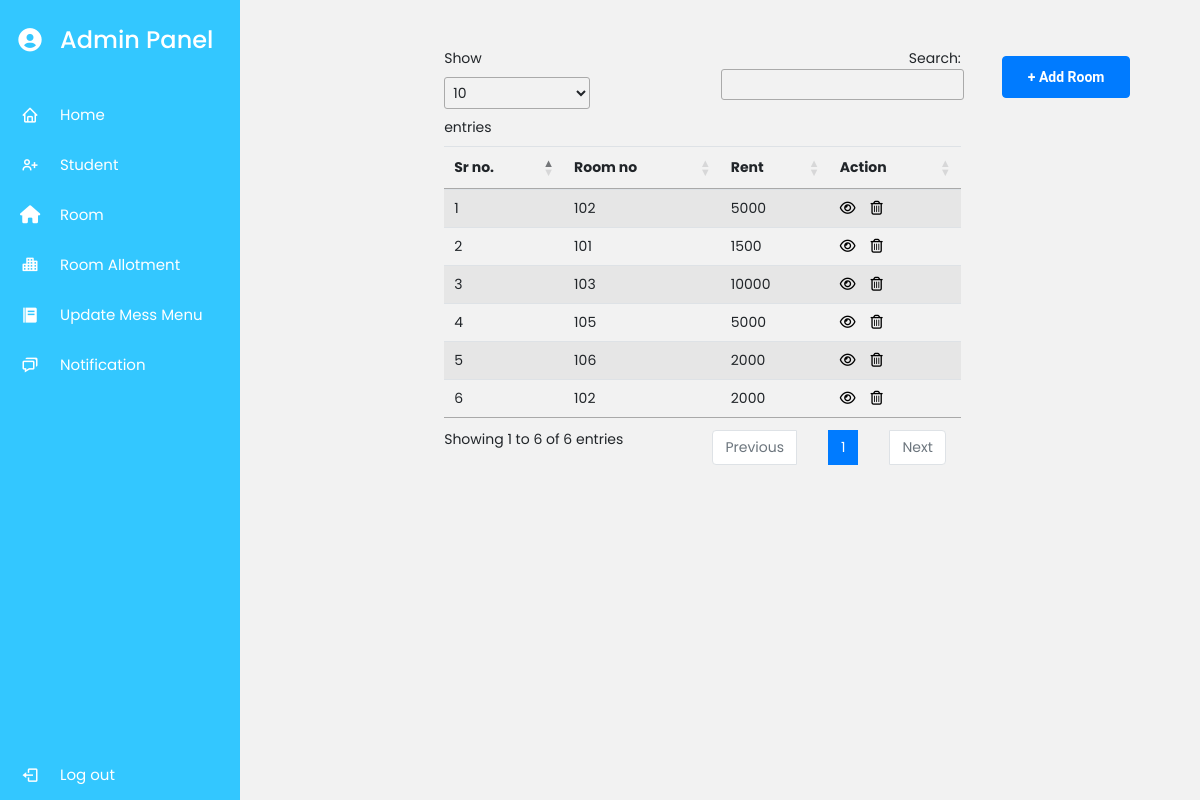
The app's page /room/ (signed in) with its own data.
### myapp/models.py (models this page shows, shortened)
class Room(models.Model):
    Details = models.CharField(max_length=150,null=True)
    Room_no = models.CharField(max_length=5,null=True)
    Beds = models.CharField(max_length=5,null=True)
    Rent = models.CharField(max_length=5,null=True)
    Floor = models.CharField(max_length=5,null=True)
    Image = models.ImageField(upload_to='room_img',null=True)

### myapp/views.py (the view)
# urls.py: path('room/',views.view_room,name='view_room'),
def view_room(request):
    if request.user.is_superuser:
        rom = Room.objects.all()
        return render(request, "view-room.html", {'rom': rom})
    else:
        return redirect("Home")

### myapp/templates/view-room.html (shortened to what this page needs)
{% extends 'admindash.html' %}
{% block content %}
   <div class="col-lg-8">
       <div class="row justify-content-around ml-8 mt-5">
           <div class="col-lg-8">
                   <a href="{% url 'add_room' %}" class='btn btn-primary my-2  float-end' style="    position: absolute;
                   margin-left: 102%;">+ Add Room </a>
                   <table class="table table-striped" id="geniustable55" >
                        <thead>
                            <tr>
                              <th scope="col">Sr no.</th>
                              <th scope="col">Room no</th>
                              <th scope="col">Rent</th>
                              <th scope="col">Action</th>
                            </tr>
                          </thead>
                          {% if rom %}
                          <tbody>
                              {% for i in rom %}
                            <tr>
                            <td>{{forloop.counter}}</td>
                              <td>{{i.Room_no}}</td>
                              <td>{{i.Rent}}</td>
                              <td><a href="{% url 'edit_room' i.id %}" style="color:black;"><i class="fa fa-eye" aria-hidden="true"></i></a>  &nbsp&nbsp&nbsp<a href="{% url 'delete_room' i.id%}"style="color:black;"><i class="fa fa-trash-o" aria-hidden="true"onclick="return confirm('Are you sure you want to remove')"></i></a></td>
                            </tr>
                            {% endfor %}
                          </tbody>
                          {% endif %}
                        </table>
           </div>
           </div>
{% endblock content %}

### myapp/static/css/admindash.css (style rules this page uses)
* { margin: 0; padding: 0; box-sizing: border-box; font-family: 'Poppins', sans-serif; }

### myapp/static/css/main.css (style rules this page uses)
.row { display: -webkit-box; display: -webkit-flex; display: -moz-box; display: -ms-flexbox; display: flex; -webkit-flex-wrap: wrap; -ms-flex-wrap: wrap; flex-wrap: wrap; }
html { -webkit-box-sizing: border-box; -moz-box-sizing: border-box; box-sizing: border-box; }
* { padding: 0; margin: 0; }
*, *:before, *:after { -webkit-box-sizing: inherit; -moz-box-sizing: inherit; box-sizing: inherit; }
body, h1, h2, h3, h4, h5, h6, blockquote, p, pre, dl, dd, ol, ul, figure, hr, fieldset, legend { margin: 0; padding: 0; }
table { border-collapse: collapse; border-spacing: 0; }
body { font-family: "Roboto", "Arial", "Helvetica Neue", sans-serif; font-weight: 400; font-size: 14px; }
.btn { line-height: 40px; display: inline-block; padding: 0 25px; cursor: pointer; color: #fff; font-family: "Roboto", "Arial", "Helvetica Neue", sans-serif; -webkit-transition: all 0.4s ease; -o-transition: all 0.4s ease; -moz-transition: all 0.4s ease; transition: all 0.4s ease; font-size: 14px; font-weight: 700; }

### myapp/static/css/room.css (style rules this page uses)
* { margin: 0; padding: 0; box-sizing: border-box; }
body { font-size: 14px; background: #f2f2f2; }

### records on screen
Room: Room_no "102", Rent "5000"
Room: Room_no "101", Rent "1500"
Room: Room_no "103", Rent "10000"
Room: Room_no "105", Rent "5000"
Room: Room_no "106", Rent "2000"
Room: Room_no "102", Rent "2000"
